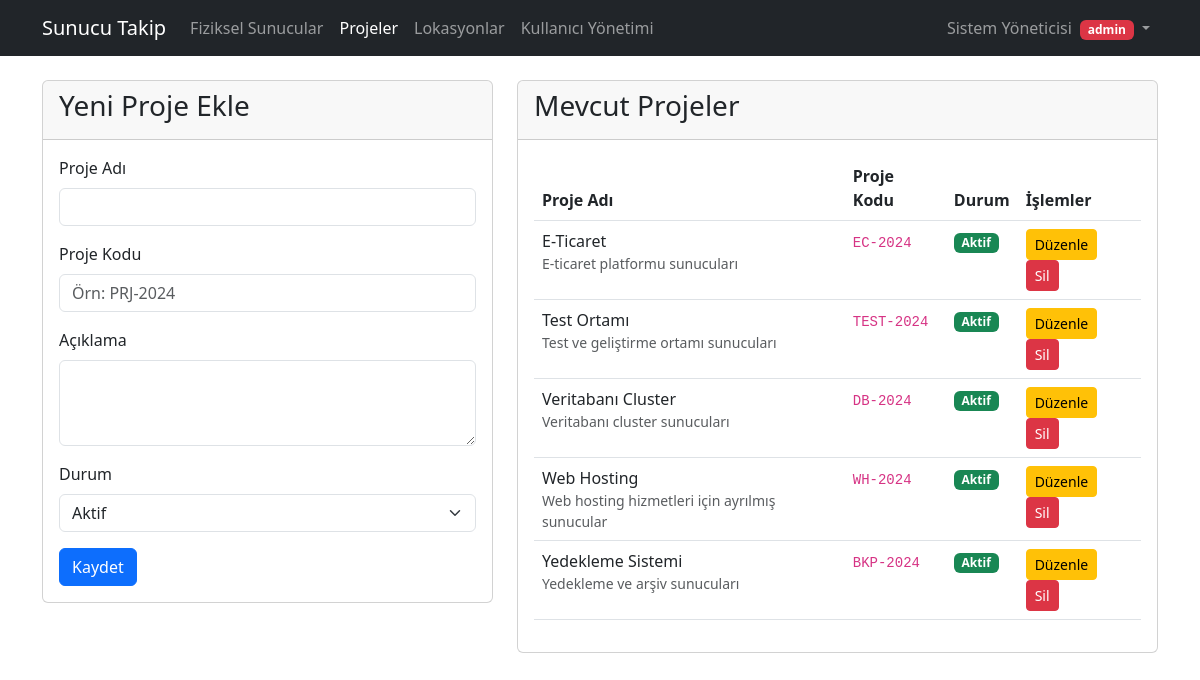
The page /proje_ekle.php (signed in) on the database its author committed.
### tables this page shows
CREATE TABLE IF NOT EXISTS projeler (
    id INT AUTO_INCREMENT PRIMARY KEY,
    proje_adi VARCHAR(100) NOT NULL,
    proje_kodu VARCHAR(50),
    aciklama TEXT,
    durum ENUM('Aktif', 'Pasif', 'Tamamlandı') DEFAULT 'Aktif',
    olusturma_tarihi TIMESTAMP DEFAULT CURRENT_TIMESTAMP
);

### proje_ekle.php (the view, shortened to what this page needs)
<?php
require_once 'config/database.php';
$duzenle_mod = false;
$proje = null;
$sql_projeler = "SELECT p.*,
                (SELECT COUNT(*) FROM fiziksel_sunucular WHERE proje_id = p.id) as fiziksel_sayi,
                (SELECT COUNT(*) FROM sanal_sunucular WHERE proje_id = p.id) as sanal_sayi
                FROM projeler p
                ORDER BY p.proje_adi";
$result_projeler = mysqli_query($conn, $sql_projeler);
?>
<!DOCTYPE html>
<html lang="tr">
<head>
    <link href="https://cdn.jsdelivr.net/npm/bootstrap@5.3.0/dist/css/bootstrap.min.css" rel="stylesheet">
    <link rel="stylesheet" href="https://cdn.jsdelivr.net/npm/bootstrap-icons@1.11.3/font/bootstrap-icons.min.css">
</head>
<body>
    <?php require_once 'header.php'; ?>
    <div class="container">
        <div class="row">
            <div class="col-md-5">
                <div class="card">
                    <div class="card-header">
                        <h1 class="card-title h3"><?php echo $duzenle_mod ? 'Proje Düzenle' : 'Yeni Proje Ekle'; ?></h1>
                    </div>
                    <div class="card-body">
                        <form method="POST">
                            <div class="mb-3">
                                <label for="proje_adi" class="form-label">Proje Adı</label>
                                <input type="text" class="form-control" id="proje_adi" name="proje_adi"
                                    value="<?php echo $duzenle_mod ? $proje['proje_adi'] : (isset($_POST['proje_adi']) ? $_POST['proje_adi'] : ''); ?>" required>
                            </div>
                            <div class="mb-3">
                                <label for="proje_kodu" class="form-label">Proje Kodu</label>
                                <input type="text" class="form-control" id="proje_kodu" name="proje_kodu"
                                    value="<?php echo $duzenle_mod ? $proje['proje_kodu'] : (isset($_POST['proje_kodu']) ? $_POST['proje_kodu'] : ''); ?>"
                                    placeholder="Örn: PRJ-2024" required>
                            </div>
                            <div class="mb-3">
                                <label for="aciklama" class="form-label">Açıklama</label>
                                <textarea class="form-control" id="aciklama" name="aciklama" rows="3"><?php
                                ?></textarea>
                            </div>
                            <div class="mb-3">
                                <label for="durum" class="form-label">Durum</label>
                                <select class="form-select" id="durum" name="durum" required>
                                    <?php
                                    $durumlar = array('Aktif', 'Pasif', 'Tamamlandı');
                                    foreach ($durumlar as $d) {
                                        $selected = '';
                                        if ($duzenle_mod && $proje['durum'] == $d) {
                                            $selected = 'selected';
                                        } elseif (!$duzenle_mod && isset($_POST['durum']) && $_POST['durum'] == $d) {
                                            $selected = 'selected';
                                        } elseif (!$duzenle_mod && !isset($_POST['durum']) && $d == 'Aktif') {
                                            $selected = 'selected';
                                        }
                                        echo "<option value='$d' $selected>$d</option>";
                                    }
                                    ?>
                                </select>
                            </div>
                            <button type="submit" class="btn btn-primary">
                                <?php echo $duzenle_mod ? 'Güncelle' : 'Kaydet'; ?>
                            </button>
                        </form>
                    </div>
                </div>
            </div>
            <div class="col-md-7">
                <div class="card">
                    <div class="card-header">
                        <h2 class="card-title h3">Mevcut Projeler</h2>
                    </div>
                    <div class="card-body">
                        <div class="table-responsive">
                            <table class="table table-hover">
                                <thead>
                                    <tr>
                                        <th>Proje Adı</th>
                                        <th>Proje Kodu</th>
                                        <th>Durum</th>
                                        <th>İşlemler</th>
                                    </tr>
                                </thead>
                                <tbody>
                                    <?php
                                    mysqli_data_seek($result_projeler, 0);
                                    while ($row = mysqli_fetch_assoc($result_projeler)):
                                    ?>
                                        <tr>
                                            <td>
                                                <?php echo $row['proje_adi']; ?>
                                                <?php if ($row['aciklama']): ?>
                                                    <small class="d-block text-muted"><?php echo $row['aciklama']; ?></small>
                                                <?php endif; ?>
                                            </td>
                                            <td><code><?php echo $row['proje_kodu']; ?></code></td>
                                            <td>
                                                <span class="badge bg-<?php
                                                    echo $row['durum'] == 'Aktif' ? 'success' :
                                                        ($row['durum'] == 'Pasif' ? 'warning' : 'secondary');
                                                ?>"><?php echo $row['durum']; ?></span>
                                            </td>
                                            <td>
                                                <a href="?id=<?php echo $row['id']; ?>" class="btn btn-sm btn-warning">Düzenle</a>
                                                <?php if ($row['fiziksel_sayi'] == 0 && $row['sanal_sayi'] == 0): ?>
                                                    <a href="proje_sil.php?id=<?php echo $row['id']; ?>"
                                                       class="btn btn-sm btn-danger"
                                                       onclick="return confirm('Bu projeyi silmek istediğinize emin misiniz?')">Sil</a>
                                                <?php endif; ?>
                                            </td>
                                        </tr>
                                    <?php endwhile; ?>
                                </tbody>
                            </table>
                        </div>
                    </div>
                </div>
            </div>
        </div>
    </div>
</body>
</html>

### rows shown on the page
projeler: proje_adi "E-Ticaret", aciklama "E-ticaret platformu sunucuları", proje_kodu "EC-2024", durum "Aktif"
projeler: proje_adi "Test Ortamı", aciklama "Test ve geliştirme ortamı sunucuları", proje_kodu "TEST-2024", durum "Aktif"
projeler: proje_adi "Veritabanı Cluster", aciklama "Veritabanı cluster sunucuları", proje_kodu "DB-2024", durum "Aktif"
projeler: proje_adi "Web Hosting", aciklama "Web hosting hizmetleri için ayrılmış sunucular", proje_kodu "WH-2024", durum "Aktif"
projeler: proje_adi "Yedekleme Sistemi", aciklama "Yedekleme ve arşiv sunucuları", proje_kodu "BKP-2024", durum "Aktif"

### other values the page prints
$_SESSION['ad_soyad'] "Sistem Yöneticisi"
$_SESSION['rol'] "admin"
form field durum "Aktif"
